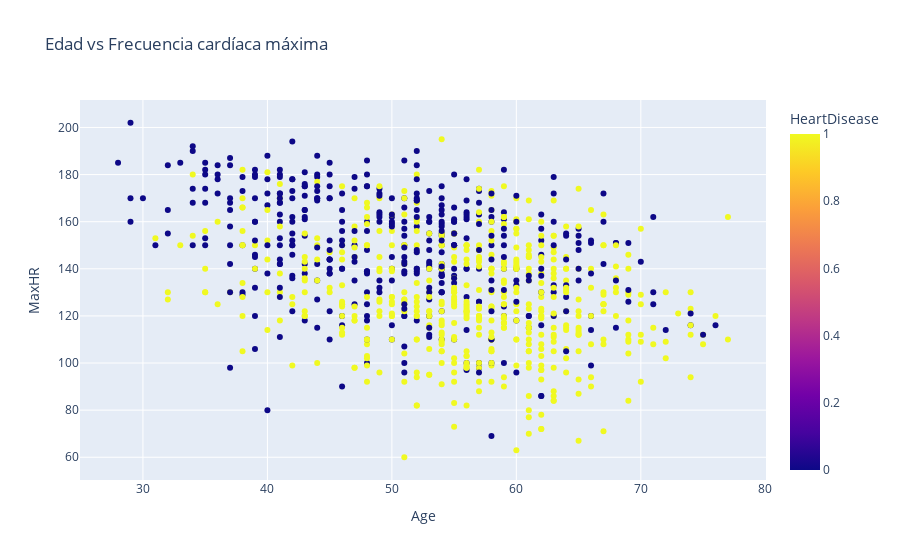

Write notebook code for a chart like this one.
### Code cell
fig = px.scatter(
    df,
    x="Age",
    y="MaxHR",
    color="HeartDisease",
    title="Edad vs Frecuencia cardíaca máxima"
)

fig.show()

### Figure 1 — Plotly figure (JSON) as saved in the notebook; plotly's stock layout.template omitted (floating-point values rounded to 4 significant figures; data arrays with more than 128 entries replaced by an {"elided": "..."} marker saying what was removed)
{"data": [{"hovertemplate": "Age=%{x}<br>MaxHR=%{y}<br>HeartDisease=%{marker.color}<extra></extra>", "legendgroup": "", "marker": {"color": {"elided": "918 int values"}, "coloraxis": "coloraxis", "symbol": "circle"}, "mode": "markers", "name": "", "orientation": "v", "showlegend": false, "type": "scatter", "x": {"elided": "918 int values"}, "xaxis": "x", "y": {"elided": "918 int values"}, "yaxis": "y"}], "layout": {"coloraxis": {"colorbar": {"title": {"text": "HeartDisease"}}, "colorscale": [[0, "#0d0887"], [0.1111, "#46039f"], [0.2222, "#7201a8"], [0.3333, "#9c179e"], [0.4444, "#bd3786"], [0.5556, "#d8576b"], [0.6667, "#ed7953"], [0.7778, "#fb9f3a"], [0.8889, "#fdca26"], [1, "#f0f921"]]}, "legend": {"tracegroupgap": 0}, "title": {"text": "Edad vs Frecuencia cardíaca máxima"}, "xaxis": {"anchor": "y", "domain": [0, 1], "title": {"text": "Age"}}, "yaxis": {"anchor": "x", "domain": [0, 1], "title": {"text": "MaxHR"}}}}
